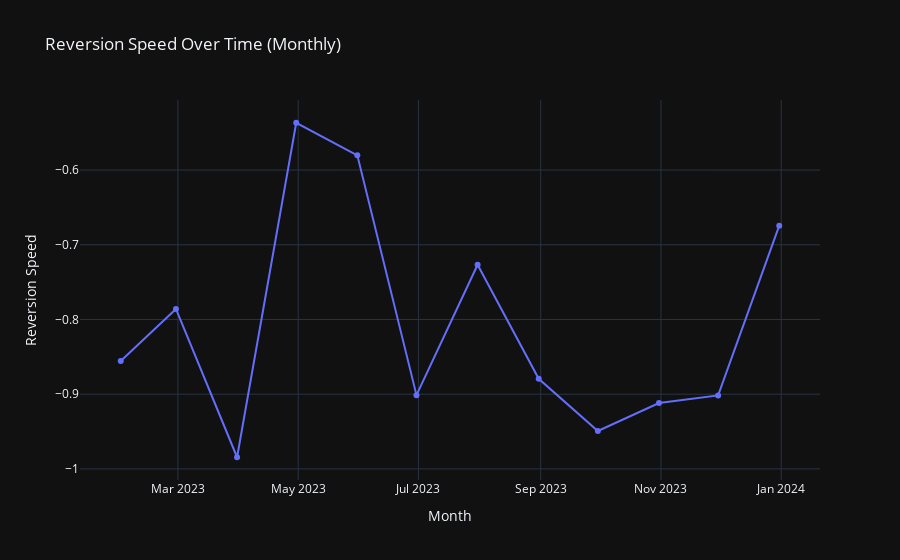

Notebook source saved alongside this figure:
### Code cell
analyze_reversion_dynamics(monthly_results)

### Figure 1 — Plotly figure (JSON) as saved in the notebook; plotly's stock layout.template omitted (floating-point values rounded to 4 significant figures)
{"data": [{"mode": "lines+markers", "name": "Reversion Speed", "type": "scatter", "x": ["2023-01-31T00:00:00", "2023-02-28T00:00:00", "2023-03-31T00:00:00", "2023-04-30T00:00:00", "2023-05-31T00:00:00", "2023-06-30T00:00:00", "2023-07-31T00:00:00", "2023-08-31T00:00:00", "2023-09-30T00:00:00", "2023-10-31T00:00:00", "2023-11-30T00:00:00", "2023-12-31T00:00:00"], "y": [-0.8557, -0.7859, -0.9844, -0.5367, -0.5803, -0.9013, -0.7267, -0.8794, -0.9492, -0.9118, -0.9016, -0.6744]}], "layout": {"title": {"text": "Reversion Speed Over Time (Monthly)"}, "xaxis": {"title": {"text": "Month"}}, "yaxis": {"title": {"text": "Reversion Speed"}}}}
